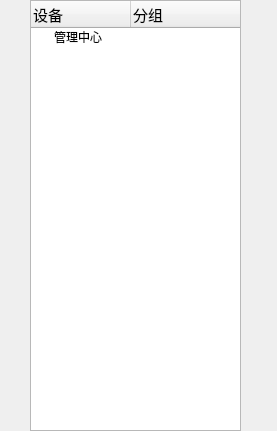
<?xml version="1.0" encoding="UTF-8"?>
<ui version="4.0">
 <class>treeview</class>
 <widget class="QWidget" name="treeview">
  <property name="geometry">
   <rect>
    <x>0</x>
    <y>0</y>
    <width>277</width>
    <height>431</height>
   </rect>
  </property>
  <property name="windowTitle">
   <string>Form</string>
  </property>
  <property name="styleSheet">
   <string notr="true"/>
  </property>
  <widget class="QTreeWidget" name="treeWidget">
   <property name="geometry">
    <rect>
     <x>30</x>
     <y>0</y>
     <width>211</width>
     <height>431</height>
    </rect>
   </property>
   <property name="styleSheet">
    <string notr="true">background-image: url(:/shebei.png);</string>
   </property>
   <column>
    <property name="text">
     <string>设备</string>
    </property>
    <property name="font">
     <font>
      <pointsize>11</pointsize>
     </font>
    </property>
    <property name="background">
     <color>
      <red>255</red>
      <green>255</green>
      <blue>255</blue>
     </color>
    </property>
   </column>
   <column>
    <property name="text">
     <string>分组</string>
    </property>
    <property name="font">
     <font>
      <pointsize>11</pointsize>
     </font>
    </property>
   </column>
   <item>
    <property name="text">
     <string>管理中心</string>
    </property>
    <property name="background">
     <brush brushstyle="NoBrush">
      <color alpha="255">
       <red>255</red>
       <green>255</green>
       <blue>255</blue>
      </color>
     </brush>
    </property>
    <property name="foreground">
     <brush brushstyle="NoBrush">
      <color alpha="255">
       <red>255</red>
       <green>255</green>
       <blue>255</blue>
      </color>
     </brush>
    </property>
    <property name="text">
     <string/>
    </property>
    <property name="background">
     <brush brushstyle="NoBrush">
      <color alpha="255">
       <red>0</red>
       <green>255</green>
       <blue>0</blue>
      </color>
     </brush>
    </property>
   </item>
  </widget>
 </widget>
 <resources/>
 <connections/>
</ui>
